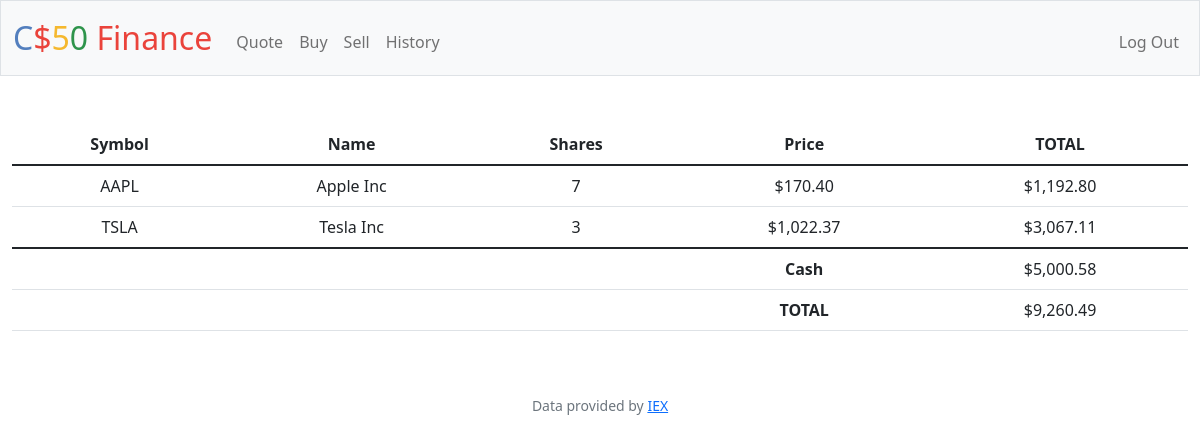
Page / (signed in) on the earlier database version.
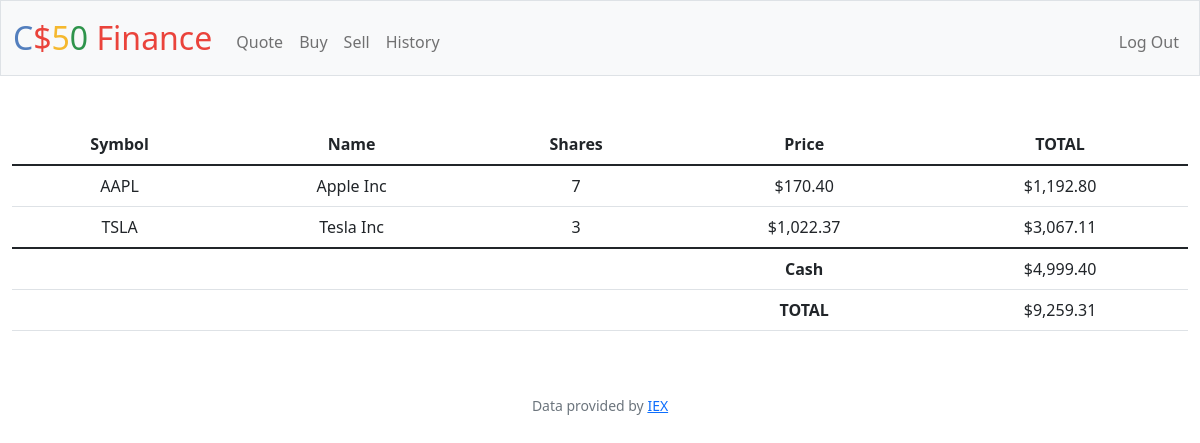
Same page on the later database version.
### tables this page shows
CREATE TABLE users (id INTEGER PRIMARY KEY AUTOINCREMENT NOT NULL, username TEXT NOT NULL, hash TEXT NOT NULL, cash NUMERIC NOT NULL DEFAULT 10000.00);

### app.py (the view)
@app.route("/")
@login_required
def index():
    user_id = session["user_id"]
    stocks = db.execute("SELECT symbol, price, stock_name, SUM(shares) as totalShares FROM transactions WHERE user_id = ? GROUP BY symbol", user_id)
    cash = db.execute("SELECT cash FROM users WHERE id = ?", user_id)[0]["cash"]
    grand_total = cash
    for stock in stocks:
        grand_total += (stock["price"] * stock["totalShares"])
    return render_template("index.html", stocks=stocks, cash=cash, grand_total=grand_total, usd=usd)

### app.py (called while the page is built)
@app.after_request
def after_request(response):
    response.headers["Cache-Control"] = "no-cache, no-store, must-revalidate"
    response.headers["Expires"] = 0
    response.headers["Pragma"] = "no-cache"
    return response

### helpers.py (called while the page is built)
def login_required(f):
    @wraps(f)
    def decorated_function(*args, **kwargs):
        if session.get("user_id") is None:
            return redirect("/login")
        return f(*args, **kwargs)
    return decorated_function

def usd(value):
    return f"${value:,.2f}"

### templates/index.html (shortened to what this page needs)
{% extends "layout.html" %}
{% block main %}
    <table class="table">
        <thead>
            <tr>
                <th>Symbol</th>
                <th>Name</th>
                <th>Shares</th>
                <th>Price</th>
                <th>TOTAL</th>
            </tr>
        </thead>
        <tbody>
            {% for stock in stocks %}
            <tr>
                <td>{{ stock["symbol"] }}</td>
                <td>{{ stock["stock_name"] }}</td>
                <td>{{ stock["totalShares"] }}</td>
                <td>{{ usd(stock["price"]) }}</td>
                <td>{{ usd(stock["totalShares"] * stock["price"]) }}</td>
            </tr>
            {% endfor %}
        </tbody>
        <tfoot>
            <tr>
                <td colspan="3"></td>
                <td><strong>Cash</strong></td>
                <td>{{ usd(cash)}}</td>
            </tr>
            <tr>
                <td colspan="3"></td>
                <td><strong>TOTAL</strong></td>
                <td>{{ usd(grand_total)}}</td>
            </tr>
        </tfoot>
    </table>
{% endblock %}

Differences in the rows shown:
changed users: cash "$5,000.58" → "$4,999.40"
Other differences:
{{ usd(grand_total) }}: "$9,260.49" → "$9,259.31"
